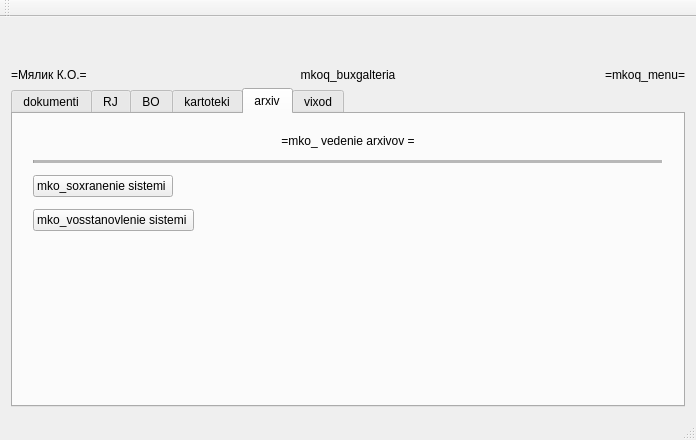
<?xml version="1.0" encoding="UTF-8"?>
<ui version="4.0">
 <class>mkoq_menu</class>
 <widget class="QMainWindow" name="mkoq_menu">
  <property name="geometry">
   <rect>
    <x>0</x>
    <y>0</y>
    <width>696</width>
    <height>440</height>
   </rect>
  </property>
  <property name="windowTitle">
   <string>mkoq_menu</string>
  </property>
  <widget class="QWidget" name="centralWidget">
   <layout class="QVBoxLayout" name="verticalLayout">
    <item>
     <widget class="QLabel" name="mkoq_menu_xxtxt1_l">
      <property name="sizePolicy">
       <sizepolicy hsizetype="Preferred" vsizetype="Preferred">
        <horstretch>0</horstretch>
        <verstretch>0</verstretch>
       </sizepolicy>
      </property>
      <property name="text">
       <string/>
      </property>
      <property name="alignment">
       <set>Qt::AlignCenter</set>
      </property>
     </widget>
    </item>
    <item>
     <widget class="QLabel" name="mkoq_menu_xxtxt2_l">
      <property name="text">
       <string/>
      </property>
      <property name="alignment">
       <set>Qt::AlignCenter</set>
      </property>
     </widget>
    </item>
    <item>
     <layout class="QHBoxLayout" name="horizontalLayout">
      <item>
       <widget class="QLabel" name="mkoq_menu_xxsma_l">
        <property name="sizePolicy">
         <sizepolicy hsizetype="Preferred" vsizetype="Preferred">
          <horstretch>0</horstretch>
          <verstretch>0</verstretch>
         </sizepolicy>
        </property>
        <property name="text">
         <string>=Мялик К.О.=</string>
        </property>
       </widget>
      </item>
      <item>
       <widget class="QLabel" name="mkoq_menu_xxtitle_l">
        <property name="text">
         <string>mkoq_buxgalteria</string>
        </property>
        <property name="alignment">
         <set>Qt::AlignCenter</set>
        </property>
       </widget>
      </item>
      <item>
       <widget class="QLabel" name="mkoq_menu_xxprg_l">
        <property name="text">
         <string>=mkoq_menu=</string>
        </property>
        <property name="alignment">
         <set>Qt::AlignRight|Qt::AlignTrailing|Qt::AlignVCenter</set>
        </property>
       </widget>
      </item>
     </layout>
    </item>
    <item>
     <widget class="QTabWidget" name="mkoq_menu_p">
      <property name="autoFillBackground">
       <bool>false</bool>
      </property>
      <property name="currentIndex">
       <number>4</number>
      </property>
      <widget class="QWidget" name="mkoq_menu_dok_p">
       <property name="sizePolicy">
        <sizepolicy hsizetype="Preferred" vsizetype="Preferred">
         <horstretch>0</horstretch>
         <verstretch>0</verstretch>
        </sizepolicy>
       </property>
       <property name="autoFillBackground">
        <bool>false</bool>
       </property>
       <attribute name="title">
        <string>dokumenti</string>
       </attribute>
       <layout class="QVBoxLayout" name="verticalLayout_2">
        <property name="spacing">
         <number>12</number>
        </property>
        <property name="leftMargin">
         <number>20</number>
        </property>
        <property name="topMargin">
         <number>20</number>
        </property>
        <property name="rightMargin">
         <number>20</number>
        </property>
        <property name="bottomMargin">
         <number>20</number>
        </property>
        <item>
         <widget class="QLabel" name="mkoq_menu_dok_title_l">
          <property name="sizePolicy">
           <sizepolicy hsizetype="Minimum" vsizetype="Fixed">
            <horstretch>0</horstretch>
            <verstretch>0</verstretch>
           </sizepolicy>
          </property>
          <property name="text">
           <string>=mko_ vvod i raznoska pervixnix dokumentov =</string>
          </property>
          <property name="alignment">
           <set>Qt::AlignCenter</set>
          </property>
         </widget>
        </item>
        <item>
         <widget class="Line" name="mkoq_menu_dok_rzd_l">
          <property name="frameShadow">
           <enum>QFrame::Sunken</enum>
          </property>
          <property name="lineWidth">
           <number>1</number>
          </property>
          <property name="midLineWidth">
           <number>4</number>
          </property>
          <property name="orientation">
           <enum>Qt::Horizontal</enum>
          </property>
         </widget>
        </item>
        <item>
         <widget class="QPushButton" name="mkoq_menu_dok_cdstt_c">
          <property name="sizePolicy">
           <sizepolicy hsizetype="Maximum" vsizetype="Fixed">
            <horstretch>0</horstretch>
            <verstretch>0</verstretch>
           </sizepolicy>
          </property>
          <property name="text">
           <string>mko_vvod tekuchey dati </string>
          </property>
         </widget>
        </item>
        <item>
         <widget class="Line" name="mkoq_menu_dok_rzd1_l">
          <property name="orientation">
           <enum>Qt::Horizontal</enum>
          </property>
         </widget>
        </item>
        <item>
         <widget class="QPushButton" name="mkoq_menu_dok_pdsxx_c">
          <property name="sizePolicy">
           <sizepolicy hsizetype="Fixed" vsizetype="Fixed">
            <horstretch>0</horstretch>
            <verstretch>0</verstretch>
           </sizepolicy>
          </property>
          <property name="text">
           <string>mko_vvod i raznoska pervixnogo dokumenta (KPD) </string>
          </property>
         </widget>
        </item>
        <item>
         <spacer name="verticalSpacer">
          <property name="orientation">
           <enum>Qt::Vertical</enum>
          </property>
          <property name="sizeHint" stdset="0">
           <size>
            <width>20</width>
            <height>40</height>
           </size>
          </property>
         </spacer>
        </item>
       </layout>
      </widget>
      <widget class="QWidget" name="mkoq_menu_rj_p">
       <attribute name="title">
        <string>RJ</string>
       </attribute>
       <layout class="QVBoxLayout" name="verticalLayout_3">
        <property name="spacing">
         <number>12</number>
        </property>
        <property name="leftMargin">
         <number>20</number>
        </property>
        <property name="topMargin">
         <number>20</number>
        </property>
        <property name="rightMargin">
         <number>20</number>
        </property>
        <property name="bottomMargin">
         <number>20</number>
        </property>
        <item>
         <widget class="QLabel" name="mkoq_menu_rj_title_l">
          <property name="sizePolicy">
           <sizepolicy hsizetype="Minimum" vsizetype="Fixed">
            <horstretch>0</horstretch>
            <verstretch>0</verstretch>
           </sizepolicy>
          </property>
          <property name="text">
           <string>=mko_ rabota c regjurnalom i knigoi cchev =</string>
          </property>
          <property name="alignment">
           <set>Qt::AlignCenter</set>
          </property>
         </widget>
        </item>
        <item>
         <widget class="Line" name="mkoq_menu_rj_rzd_l">
          <property name="frameShadow">
           <enum>QFrame::Sunken</enum>
          </property>
          <property name="lineWidth">
           <number>1</number>
          </property>
          <property name="midLineWidth">
           <number>4</number>
          </property>
          <property name="orientation">
           <enum>Qt::Horizontal</enum>
          </property>
         </widget>
        </item>
        <item>
         <widget class="QPushButton" name="mkoq_menu_rj_rjsxx_c">
          <property name="sizePolicy">
           <sizepolicy hsizetype="Maximum" vsizetype="Fixed">
            <horstretch>0</horstretch>
            <verstretch>0</verstretch>
           </sizepolicy>
          </property>
          <property name="text">
           <string>mko_registracionnii jurnal (RJ) </string>
          </property>
         </widget>
        </item>
        <item>
         <widget class="QPushButton" name="mkoq_menu_rj_rjtks_c">
          <property name="sizePolicy">
           <sizepolicy hsizetype="Maximum" vsizetype="Fixed">
            <horstretch>0</horstretch>
            <verstretch>0</verstretch>
           </sizepolicy>
          </property>
          <property name="text">
           <string>mko_formirovanie knigi schetov iz reg jurnala </string>
          </property>
         </widget>
        </item>
        <item>
         <widget class="QPushButton" name="mkoq_menu_rj_kssrr_c">
          <property name="sizePolicy">
           <sizepolicy hsizetype="Maximum" vsizetype="Fixed">
            <horstretch>0</horstretch>
            <verstretch>0</verstretch>
           </sizepolicy>
          </property>
          <property name="text">
           <string>mko_kniga schetov (KS) </string>
          </property>
         </widget>
        </item>
        <item>
         <spacer name="verticalSpacer_2">
          <property name="orientation">
           <enum>Qt::Vertical</enum>
          </property>
          <property name="sizeHint" stdset="0">
           <size>
            <width>20</width>
            <height>40</height>
           </size>
          </property>
         </spacer>
        </item>
       </layout>
      </widget>
      <widget class="QWidget" name="mkoq_menu_bo_p">
       <attribute name="title">
        <string>BO</string>
       </attribute>
       <layout class="QVBoxLayout" name="verticalLayout_4">
        <property name="spacing">
         <number>12</number>
        </property>
        <property name="leftMargin">
         <number>20</number>
        </property>
        <property name="topMargin">
         <number>20</number>
        </property>
        <property name="rightMargin">
         <number>20</number>
        </property>
        <property name="bottomMargin">
         <number>20</number>
        </property>
        <item>
         <widget class="QLabel" name="mkoq_menu_bo_title_l">
          <property name="sizePolicy">
           <sizepolicy hsizetype="Minimum" vsizetype="Fixed">
            <horstretch>0</horstretch>
            <verstretch>0</verstretch>
           </sizepolicy>
          </property>
          <property name="text">
           <string>=mko_ formivrovanie balansovoi otchetnosti =</string>
          </property>
          <property name="alignment">
           <set>Qt::AlignCenter</set>
          </property>
         </widget>
        </item>
        <item>
         <widget class="Line" name="mkoq_menu_bo_rzd_l">
          <property name="frameShadow">
           <enum>QFrame::Sunken</enum>
          </property>
          <property name="lineWidth">
           <number>1</number>
          </property>
          <property name="midLineWidth">
           <number>4</number>
          </property>
          <property name="orientation">
           <enum>Qt::Horizontal</enum>
          </property>
         </widget>
        </item>
        <item>
         <widget class="QPushButton" name="mkoq_menu_bo_cdsff_c">
          <property name="sizePolicy">
           <sizepolicy hsizetype="Maximum" vsizetype="Fixed">
            <horstretch>0</horstretch>
            <verstretch>0</verstretch>
           </sizepolicy>
          </property>
          <property name="text">
           <string>mko_ opredelenie otchetnix form </string>
          </property>
         </widget>
        </item>
        <item>
         <widget class="Line" name="mkoq_menu_bo_rzd1_l">
          <property name="orientation">
           <enum>Qt::Horizontal</enum>
          </property>
         </widget>
        </item>
        <item>
         <widget class="QPushButton" name="mkoq_menu_bo_ksroo_c">
          <property name="sizePolicy">
           <sizepolicy hsizetype="Fixed" vsizetype="Fixed">
            <horstretch>0</horstretch>
            <verstretch>0</verstretch>
           </sizepolicy>
          </property>
          <property name="text">
           <string>mko_ oborotno-saldovaa vedomost </string>
          </property>
         </widget>
        </item>
        <item>
         <widget class="QPushButton" name="mkoq_menu_bo_ksrvv_c">
          <property name="sizePolicy">
           <sizepolicy hsizetype="Fixed" vsizetype="Fixed">
            <horstretch>0</horstretch>
            <verstretch>0</verstretch>
           </sizepolicy>
          </property>
          <property name="text">
           <string>mko_ balansovaa vedomost </string>
          </property>
         </widget>
        </item>
        <item>
         <widget class="QPushButton" name="mkoq_menu_bo_ksrjj_c">
          <property name="sizePolicy">
           <sizepolicy hsizetype="Fixed" vsizetype="Fixed">
            <horstretch>0</horstretch>
            <verstretch>0</verstretch>
           </sizepolicy>
          </property>
          <property name="text">
           <string>mko_ jurnal-order </string>
          </property>
         </widget>
        </item>
        <item>
         <spacer name="verticalSpacer_3">
          <property name="orientation">
           <enum>Qt::Vertical</enum>
          </property>
          <property name="sizeHint" stdset="0">
           <size>
            <width>20</width>
            <height>40</height>
           </size>
          </property>
         </spacer>
        </item>
       </layout>
      </widget>
      <widget class="QWidget" name="mkoq_menu_krt_p">
       <attribute name="title">
        <string>kartoteki</string>
       </attribute>
       <layout class="QVBoxLayout" name="verticalLayout_5">
        <property name="spacing">
         <number>12</number>
        </property>
        <property name="leftMargin">
         <number>20</number>
        </property>
        <property name="topMargin">
         <number>20</number>
        </property>
        <property name="rightMargin">
         <number>20</number>
        </property>
        <property name="bottomMargin">
         <number>20</number>
        </property>
        <item>
         <widget class="QLabel" name="mkoq_menu_krt_title_l">
          <property name="sizePolicy">
           <sizepolicy hsizetype="Minimum" vsizetype="Fixed">
            <horstretch>0</horstretch>
            <verstretch>0</verstretch>
           </sizepolicy>
          </property>
          <property name="text">
           <string>=mko_ soprovojdenie kartotek(spravochnikov) =</string>
          </property>
          <property name="alignment">
           <set>Qt::AlignCenter</set>
          </property>
         </widget>
        </item>
        <item>
         <widget class="Line" name="mkoq_menu_krt_rzd_l">
          <property name="frameShadow">
           <enum>QFrame::Sunken</enum>
          </property>
          <property name="lineWidth">
           <number>1</number>
          </property>
          <property name="midLineWidth">
           <number>4</number>
          </property>
          <property name="orientation">
           <enum>Qt::Horizontal</enum>
          </property>
         </widget>
        </item>
        <item>
         <widget class="QPushButton" name="mkoq_menu_krt_tosxx_c">
          <property name="sizePolicy">
           <sizepolicy hsizetype="Maximum" vsizetype="Fixed">
            <horstretch>0</horstretch>
            <verstretch>0</verstretch>
           </sizepolicy>
          </property>
          <property name="text">
           <string>mko_ tipovie operacii (TXO) </string>
          </property>
         </widget>
        </item>
        <item>
         <widget class="Line" name="mkoq_menu_krt_rzd1_l">
          <property name="orientation">
           <enum>Qt::Horizontal</enum>
          </property>
         </widget>
        </item>
        <item>
         <widget class="QPushButton" name="mkoq_menu_krt_cdsnn_c">
          <property name="sizePolicy">
           <sizepolicy hsizetype="Fixed" vsizetype="Fixed">
            <horstretch>0</horstretch>
            <verstretch>0</verstretch>
           </sizepolicy>
          </property>
          <property name="text">
           <string>mko_ nastroika ARMa </string>
          </property>
         </widget>
        </item>
        <item>
         <spacer name="verticalSpacer_4">
          <property name="orientation">
           <enum>Qt::Vertical</enum>
          </property>
          <property name="sizeHint" stdset="0">
           <size>
            <width>20</width>
            <height>40</height>
           </size>
          </property>
         </spacer>
        </item>
       </layout>
      </widget>
      <widget class="QWidget" name="mkoq_menu_arch_p">
       <attribute name="title">
        <string>arxiv</string>
       </attribute>
       <layout class="QVBoxLayout" name="verticalLayout_6">
        <property name="spacing">
         <number>12</number>
        </property>
        <property name="leftMargin">
         <number>20</number>
        </property>
        <property name="topMargin">
         <number>20</number>
        </property>
        <property name="rightMargin">
         <number>20</number>
        </property>
        <property name="bottomMargin">
         <number>20</number>
        </property>
        <item>
         <widget class="QLabel" name="mkoq_menu_arch_title_l">
          <property name="sizePolicy">
           <sizepolicy hsizetype="Minimum" vsizetype="Fixed">
            <horstretch>0</horstretch>
            <verstretch>0</verstretch>
           </sizepolicy>
          </property>
          <property name="text">
           <string>=mko_ vedenie arxivov =</string>
          </property>
          <property name="alignment">
           <set>Qt::AlignCenter</set>
          </property>
         </widget>
        </item>
        <item>
         <widget class="Line" name="mkoq_menu_arch_rzd_l">
          <property name="frameShadow">
           <enum>QFrame::Sunken</enum>
          </property>
          <property name="lineWidth">
           <number>1</number>
          </property>
          <property name="midLineWidth">
           <number>4</number>
          </property>
          <property name="orientation">
           <enum>Qt::Horizontal</enum>
          </property>
         </widget>
        </item>
        <item>
         <widget class="QPushButton" name="mkoq_menu_arch_xxssave_c">
          <property name="sizePolicy">
           <sizepolicy hsizetype="Maximum" vsizetype="Fixed">
            <horstretch>0</horstretch>
            <verstretch>0</verstretch>
           </sizepolicy>
          </property>
          <property name="text">
           <string>mko_soxranenie sistemi </string>
          </property>
         </widget>
        </item>
        <item>
         <widget class="QPushButton" name="mkoq_menu_arch_xxsrest_c">
          <property name="sizePolicy">
           <sizepolicy hsizetype="Maximum" vsizetype="Fixed">
            <horstretch>0</horstretch>
            <verstretch>0</verstretch>
           </sizepolicy>
          </property>
          <property name="text">
           <string>mko_vosstanovlenie sistemi </string>
          </property>
         </widget>
        </item>
        <item>
         <spacer name="verticalSpacer_5">
          <property name="orientation">
           <enum>Qt::Vertical</enum>
          </property>
          <property name="sizeHint" stdset="0">
           <size>
            <width>20</width>
            <height>40</height>
           </size>
          </property>
         </spacer>
        </item>
       </layout>
      </widget>
      <widget class="QWidget" name="mkoq_menu_end_p">
       <attribute name="title">
        <string>vixod</string>
       </attribute>
       <layout class="QVBoxLayout" name="verticalLayout_7">
        <property name="spacing">
         <number>12</number>
        </property>
        <property name="leftMargin">
         <number>20</number>
        </property>
        <property name="topMargin">
         <number>20</number>
        </property>
        <property name="rightMargin">
         <number>20</number>
        </property>
        <property name="bottomMargin">
         <number>20</number>
        </property>
        <item>
         <widget class="QLabel" name="mkoq_menu_end_title_l">
          <property name="sizePolicy">
           <sizepolicy hsizetype="Minimum" vsizetype="Fixed">
            <horstretch>0</horstretch>
            <verstretch>0</verstretch>
           </sizepolicy>
          </property>
          <property name="text">
           <string>=mko_ vixod iz sistemi =</string>
          </property>
          <property name="alignment">
           <set>Qt::AlignCenter</set>
          </property>
         </widget>
        </item>
        <item>
         <widget class="Line" name="mkoq_menu_end_rzd_l">
          <property name="frameShadow">
           <enum>QFrame::Sunken</enum>
          </property>
          <property name="lineWidth">
           <number>1</number>
          </property>
          <property name="midLineWidth">
           <number>4</number>
          </property>
          <property name="orientation">
           <enum>Qt::Horizontal</enum>
          </property>
         </widget>
        </item>
        <item>
         <widget class="QPushButton" name="mkoq_menu_end_close_c">
          <property name="sizePolicy">
           <sizepolicy hsizetype="Maximum" vsizetype="Fixed">
            <horstretch>0</horstretch>
            <verstretch>0</verstretch>
           </sizepolicy>
          </property>
          <property name="text">
           <string>mko_ vixod iz sistemi </string>
          </property>
         </widget>
        </item>
        <item>
         <spacer name="verticalSpacer_6">
          <property name="orientation">
           <enum>Qt::Vertical</enum>
          </property>
          <property name="sizeHint" stdset="0">
           <size>
            <width>20</width>
            <height>40</height>
           </size>
          </property>
         </spacer>
        </item>
       </layout>
      </widget>
     </widget>
    </item>
   </layout>
  </widget>
  <widget class="QMenuBar" name="menuBar">
   <property name="geometry">
    <rect>
     <x>0</x>
     <y>0</y>
     <width>696</width>
     <height>21</height>
    </rect>
   </property>
  </widget>
  <widget class="QToolBar" name="mainToolBar">
   <attribute name="toolBarArea">
    <enum>TopToolBarArea</enum>
   </attribute>
   <attribute name="toolBarBreak">
    <bool>false</bool>
   </attribute>
  </widget>
  <widget class="QStatusBar" name="statusBar"/>
 </widget>
 <layoutdefault spacing="6" margin="11"/>
 <resources/>
 <connections/>
</ui>
